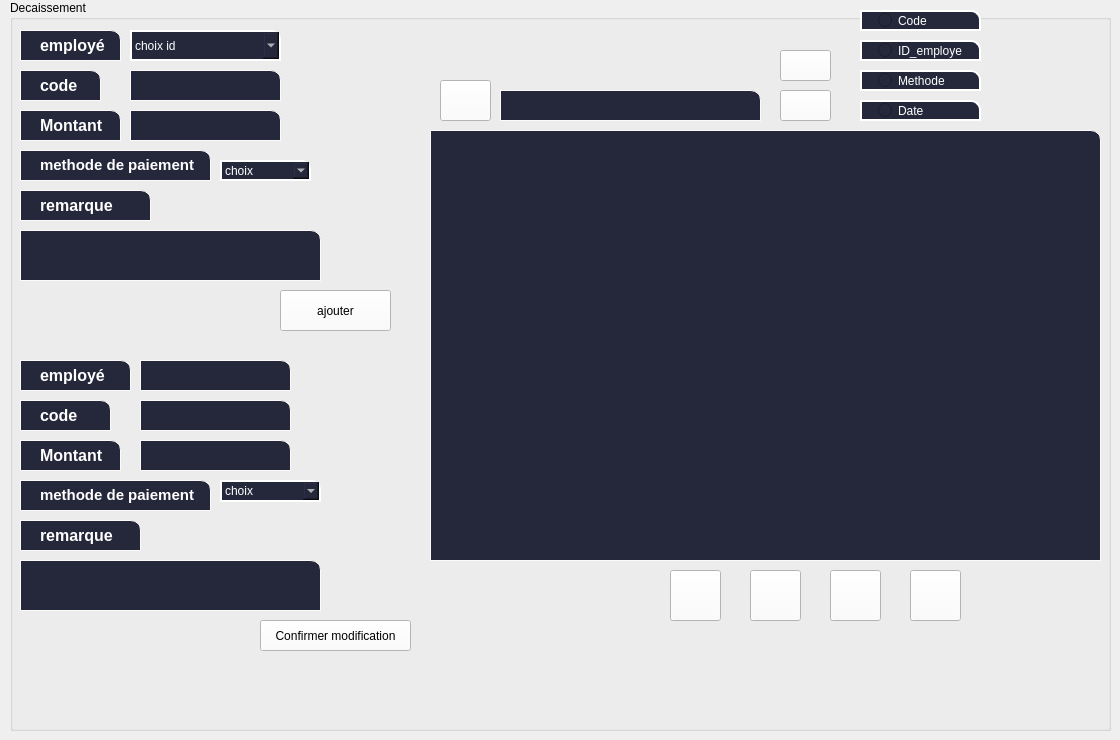
    <widget class="QWidget" name="Decaissement">
     <attribute name="title">
      <string>Decaissement</string>
     </attribute>
     <widget class="QGroupBox" name="groupBox_2">
      <property name="geometry">
       <rect>
        <x>10</x>
        <y>0</y>
        <width>1101</width>
        <height>731</height>
       </rect>
      </property>
      <property name="title">
       <string>Decaissement</string>
      </property>
      <widget class="QLabel" name="label_6">
       <property name="geometry">
        <rect>
         <x>10</x>
         <y>70</y>
         <width>81</width>
         <height>31</height>
        </rect>
       </property>
       <property name="styleSheet">
        <string notr="true">QLabel{

background-color:#25283b;



border:1px solid rgb(255, 250, 250);

color:rgb(255, 255, 255);

padding-left:16px;

border:1px solid rgb(255, 250, 250);

border-top-right-radius:10px;

border-down-right-radius:10px;

}

QLabel:focus{

border: 1px solid rgb(180, 180, 180);

}</string>
       </property>
       <property name="text">
        <string>&lt;html&gt;&lt;head/&gt;&lt;body&gt;&lt;p&gt;&lt;span style=&quot; font-size:12pt; font-weight:600;&quot;&gt;code&lt;/span&gt;&lt;/p&gt;&lt;/body&gt;&lt;/html&gt;</string>
       </property>
      </widget>
      <widget class="QLineEdit" name="code_decaissement">
       <property name="geometry">
        <rect>
         <x>120</x>
         <y>70</y>
         <width>151</width>
         <height>31</height>
        </rect>
       </property>
       <property name="styleSheet">
        <string notr="true">QLineEdit{

background-color:#25283b;



border:1px solid rgb(255, 250, 250);

color:rgb(255, 255, 255);

padding-left:16px;

border:1px solid rgb(255, 250, 250);

border-top-right-radius:10px;

border-down-right-radius:10px;

}

QLineEdit:focus{

border: 1px solid rgb(180, 180, 180);

}</string>
       </property>
      </widget>
      <widget class="QPushButton" name="pushButton_10">
       <property name="geometry">
        <rect>
         <x>770</x>
         <y>50</y>
         <width>51</width>
         <height>31</height>
        </rect>
       </property>
       <property name="styleSheet">
        <string notr="true">QPushButton{font:10pt &quot;MS Shell Dlg 2&quot;;
background-color:rgb(255,250,250);
background-image:url(C:/Users/asus/Desktop/copie1/asc);
background-position:left center;
background-repeat:no-repeat;}
QPushButton:hover:!pressed
{

	 border: 1px solid blue;
background-color: rgb(0, 0, 255);
}



QPushButton:hover::pressed
{

	 border: 1px solid green;
background-color: rgb(0, 255,0);
}</string>
       </property>
       <property name="text">
        <string/>
       </property>
      </widget>
      <widget class="QLabel" name="label_8">
       <property name="geometry">
        <rect>
         <x>10</x>
         <y>110</y>
         <width>101</width>
         <height>31</height>
        </rect>
       </property>
       <property name="styleSheet">
        <string notr="true">QLabel{

background-color:#25283b;



border:1px solid rgb(255, 250, 250);

color:rgb(255, 255, 255);

padding-left:16px;

border:1px solid rgb(255, 250, 250);

border-top-right-radius:10px;

border-down-right-radius:10px;

}

QLabel:focus{

border: 1px solid rgb(180, 180, 180);

}</string>
       </property>
       <property name="text">
        <string>&lt;html&gt;&lt;head/&gt;&lt;body&gt;&lt;p&gt;&lt;span style=&quot; font-size:12pt; font-weight:600;&quot;&gt;Montant&lt;/span&gt;&lt;/p&gt;&lt;/body&gt;&lt;/html&gt;</string>
       </property>
      </widget>
      <widget class="QLabel" name="label_10">
       <property name="geometry">
        <rect>
         <x>10</x>
         <y>30</y>
         <width>101</width>
         <height>31</height>
        </rect>
       </property>
       <property name="styleSheet">
        <string notr="true">QLabel{

background-color:#25283b;



border:1px solid rgb(255, 250, 250);

color:rgb(255, 255, 255);

padding-left:16px;

border:1px solid rgb(255, 250, 250);

border-top-right-radius:10px;

border-down-right-radius:10px;

}

QLabel:focus{

border: 1px solid rgb(180, 180, 180);

}</string>
       </property>
       <property name="text">
        <string>&lt;html&gt;&lt;head/&gt;&lt;body&gt;&lt;p&gt;&lt;span style=&quot; font-size:12pt; font-weight:600;&quot;&gt;employé&lt;/span&gt;&lt;/p&gt;&lt;/body&gt;&lt;/html&gt;</string>
       </property>
      </widget>
      <widget class="QLabel" name="label_9">
       <property name="geometry">
        <rect>
         <x>10</x>
         <y>150</y>
         <width>191</width>
         <height>31</height>
        </rect>
       </property>
       <property name="styleSheet">
        <string notr="true">QLabel{

background-color:#25283b;



border:1px solid rgb(255, 250, 250);

color:rgb(255, 255, 255);

padding-left:16px;

border:1px solid rgb(255, 250, 250);

border-top-right-radius:10px;

border-down-right-radius:10px;

}

QLabel:focus{

border: 1px solid rgb(180, 180, 180);

}</string>
       </property>
       <property name="text">
        <string>&lt;html&gt;&lt;head/&gt;&lt;body&gt;&lt;p&gt;&lt;span style=&quot; font-size:11pt; font-weight:600;&quot;&gt;methode de paiement&lt;/span&gt;&lt;/p&gt;&lt;/body&gt;&lt;/html&gt;</string>
       </property>
      </widget>
      <widget class="QPushButton" name="pushButton_11">
       <property name="geometry">
        <rect>
         <x>270</x>
         <y>290</y>
         <width>111</width>
         <height>41</height>
        </rect>
       </property>
       <property name="styleSheet">
        <string notr="true">QPushButton{font:12pt &quot;MS Shell Dlg 2&quot;;
background-color:rgb(255,250,250);}
QPushButton:hover:!pressed
{

	 border: 1px solid yellow;
background-color: rgb(255, 255, 127);
}



QPushButton:hover::pressed
{

	 border: 1px solid green;
background-color: rgb(0, 255,0);
}</string>
       </property>
       <property name="text">
        <string>ajouter</string>
       </property>
      </widget>
      <widget class="QPushButton" name="pdf_dec">
       <property name="geometry">
        <rect>
         <x>820</x>
         <y>570</y>
         <width>51</width>
         <height>51</height>
        </rect>
       </property>
       <property name="styleSheet">
        <string notr="true">QPushButton{font:10pt &quot;MS Shell Dlg 2&quot;;
background-image:url(C:/Users/asus/Desktop/copie1/pdf);
background-color:rgb(255,250,250);}
QPushButton:hover:!pressed
{

	 border: 1px solid blue;
background-color: rgb(0, 0, 255);
}



QPushButton:hover::pressed
{

	 border: 1px solid green;

}</string>
       </property>
       <property name="text">
        <string/>
       </property>
      </widget>
      <widget class="QLineEdit" name="montant_decaissement">
       <property name="geometry">
        <rect>
         <x>120</x>
         <y>110</y>
         <width>151</width>
         <height>31</height>
        </rect>
       </property>
       <property name="styleSheet">
        <string notr="true">QLineEdit{

background-color:#25283b;



border:1px solid rgb(255, 250, 250);

color:rgb(255, 255, 255);

padding-left:16px;

border:1px solid rgb(255, 250, 250);

border-top-right-radius:10px;

border-down-right-radius:10px;

}

QLineEdit:focus{

border: 1px solid rgb(180, 180, 180);

}</string>
       </property>
      </widget>
      <widget class="QComboBox" name="methode_decaissement">
       <property name="geometry">
        <rect>
         <x>210</x>
         <y>160</y>
         <width>91</width>
         <height>21</height>
        </rect>
       </property>
       <property name="styleSheet">
        <string notr="true">QComboBox{
background-color:#25283b;

border:2px solid rgb(255,255,255);
color:rgb(255, 255, 255);
padding-left:16px;
border-top-right-radius:10px;
border-down-right-radius:10px;
padding: 1px 0px 1px 3px;

}
QComboBox:focus{
border: 1px solid rgb(180, 180, 180);
color:rgb(255, 255, 255);

}
QListView
{
  color: white;
}</string>
       </property>
       <item>
        <property name="text">
         <string>choix</string>
        </property>
       </item>
       <item>
        <property name="text">
         <string>virement</string>
        </property>
       </item>
       <item>
        <property name="text">
         <string>cheque</string>
        </property>
       </item>
       <item>
        <property name="text">
         <string>carte bancaire</string>
        </property>
       </item>
       <item>
        <property name="text">
         <string>espece</string>
        </property>
       </item>
      </widget>
      <widget class="QLabel" name="label_2">
       <property name="geometry">
        <rect>
         <x>10</x>
         <y>190</y>
         <width>131</width>
         <height>31</height>
        </rect>
       </property>
       <property name="styleSheet">
        <string notr="true">QLabel{

background-color:#25283b;



border:1px solid rgb(255, 250, 250);

color:rgb(255, 255, 255);

padding-left:16px;

border:1px solid rgb(255, 250, 250);

border-top-right-radius:10px;

border-down-right-radius:10px;

}

QLabel:focus{

border: 1px solid rgb(180, 180, 180);

}</string>
       </property>
       <property name="text">
        <string>&lt;html&gt;&lt;head/&gt;&lt;body&gt;&lt;p&gt;&lt;span style=&quot; font-size:12pt; font-weight:600;&quot;&gt;remarque&lt;/span&gt;&lt;/p&gt;&lt;/body&gt;&lt;/html&gt;</string>
       </property>
      </widget>
      <widget class="QLineEdit" name="remarque_decaissement">
       <property name="geometry">
        <rect>
         <x>10</x>
         <y>230</y>
         <width>301</width>
         <height>51</height>
        </rect>
       </property>
       <property name="styleSheet">
        <string notr="true">QLineEdit{

background-color:#25283b;



border:1px solid rgb(255, 250, 250);

color:rgb(255, 255, 255);

padding-left:16px;

border:1px solid rgb(255, 250, 250);

border-top-right-radius:10px;

border-down-right-radius:10px;

}

QLineEdit:focus{

border: 1px solid rgb(180, 180, 180);

}</string>
       </property>
      </widget>
      <widget class="QTableView" name="tab_de">
       <property name="geometry">
        <rect>
         <x>420</x>
         <y>130</y>
         <width>671</width>
         <height>431</height>
        </rect>
       </property>
       <property name="styleSheet">
        <string notr="true">QTableView{

background-color:#25283b;



border:1px solid rgb(255, 250, 250);

color:rgb(255, 255, 255);

padding-left:16px;

border:1px solid rgb(255, 250, 250);

border-top-right-radius:10px;

border-down-right-radius:10px;

}

QTableView:focus{

border: 1px solid rgb(180, 180, 180);

}</string>
       </property>
       <property name="selectionBehavior">
        <enum>QAbstractItemView::SelectRows</enum>
       </property>
       <attribute name="horizontalHeaderMinimumSectionSize">
        <number>75</number>
       </attribute>
       <attribute name="horizontalHeaderDefaultSectionSize">
        <number>108</number>
       </attribute>
       <attribute name="horizontalHeaderHighlightSections">
        <bool>false</bool>
       </attribute>
       <attribute name="horizontalHeaderStretchLastSection">
        <bool>true</bool>
       </attribute>
       <attribute name="verticalHeaderVisible">
        <bool>false</bool>
       </attribute>
       <attribute name="verticalHeaderMinimumSectionSize">
        <number>80</number>
       </attribute>
       <attribute name="verticalHeaderDefaultSectionSize">
        <number>80</number>
       </attribute>
       <attribute name="verticalHeaderHighlightSections">
        <bool>false</bool>
       </attribute>
      </widget>
      <widget class="QStackedWidget" name="stackedWidget">
       <property name="geometry">
        <rect>
         <x>10</x>
         <y>350</y>
         <width>401</width>
         <height>331</height>
        </rect>
       </property>
       <property name="currentIndex">
        <number>2</number>
       </property>
       <widget class="QWidget" name="page"/>
       <widget class="QWidget" name="page_3"/>
       <widget class="QWidget" name="page_2">
        <widget class="QLineEdit" name="montant_decaissement_2">
         <property name="geometry">
          <rect>
           <x>120</x>
           <y>90</y>
           <width>151</width>
           <height>31</height>
          </rect>
         </property>
         <property name="styleSheet">
          <string notr="true">QLineEdit{

background-color:#25283b;



border:1px solid rgb(255, 250, 250);

color:rgb(255, 255, 255);

padding-left:16px;

border:1px solid rgb(255, 250, 250);

border-top-right-radius:10px;

border-down-right-radius:10px;

}

QLineEdit:focus{

border: 1px solid rgb(180, 180, 180);

}</string>
         </property>
        </widget>
        <widget class="QLineEdit" name="code_decaissement_2">
         <property name="enabled">
          <bool>false</bool>
         </property>
         <property name="geometry">
          <rect>
           <x>120</x>
           <y>50</y>
           <width>151</width>
           <height>31</height>
          </rect>
         </property>
         <property name="styleSheet">
          <string notr="true">QLineEdit{

background-color:#25283b;



border:1px solid rgb(255, 250, 250);

color:rgb(255, 255, 255);

padding-left:16px;

border:1px solid rgb(255, 250, 250);

border-top-right-radius:10px;

border-down-right-radius:10px;

}

QLineEdit:focus{

border: 1px solid rgb(180, 180, 180);

}</string>
         </property>
        </widget>
        <widget class="QLineEdit" name="id_em_dec_2">
         <property name="enabled">
          <bool>false</bool>
         </property>
         <property name="geometry">
          <rect>
           <x>120</x>
           <y>10</y>
           <width>151</width>
           <height>31</height>
          </rect>
         </property>
         <property name="styleSheet">
          <string notr="true">QLineEdit{

background-color:#25283b;



border:1px solid rgb(255, 250, 250);

color:rgb(255, 255, 255);

padding-left:16px;

border:1px solid rgb(255, 250, 250);

border-top-right-radius:10px;

border-down-right-radius:10px;

}

QLineEdit:focus{

border: 1px solid rgb(180, 180, 180);

}</string>
         </property>
        </widget>
        <widget class="QLabel" name="label_12">
         <property name="geometry">
          <rect>
           <x>0</x>
           <y>10</y>
           <width>111</width>
           <height>31</height>
          </rect>
         </property>
         <property name="styleSheet">
          <string notr="true">QLabel{

background-color:#25283b;



border:1px solid rgb(255, 250, 250);

color:rgb(255, 255, 255);

padding-left:16px;

border:1px solid rgb(255, 250, 250);

border-top-right-radius:10px;

border-down-right-radius:10px;

}

QLabel:focus{

border: 1px solid rgb(180, 180, 180);

}</string>
         </property>
         <property name="text">
          <string>&lt;html&gt;&lt;head/&gt;&lt;body&gt;&lt;p&gt;&lt;span style=&quot; font-size:12pt; font-weight:600;&quot;&gt;employé&lt;/span&gt;&lt;/p&gt;&lt;/body&gt;&lt;/html&gt;</string>
         </property>
        </widget>
        <widget class="QLineEdit" name="remarque_decaissement_2">
         <property name="geometry">
          <rect>
           <x>0</x>
           <y>210</y>
           <width>301</width>
           <height>51</height>
          </rect>
         </property>
         <property name="styleSheet">
          <string notr="true">QLineEdit{

background-color:#25283b;



border:1px solid rgb(255, 250, 250);

color:rgb(255, 255, 255);

padding-left:16px;

border:1px solid rgb(255, 250, 250);

border-top-right-radius:10px;

border-down-right-radius:10px;

}

QLineEdit:focus{

border: 1px solid rgb(180, 180, 180);

}</string>
         </property>
        </widget>
        <widget class="QLabel" name="label_13">
         <property name="geometry">
          <rect>
           <x>0</x>
           <y>90</y>
           <width>101</width>
           <height>31</height>
          </rect>
         </property>
         <property name="styleSheet">
          <string notr="true">QLabel{

background-color:#25283b;



border:1px solid rgb(255, 250, 250);

color:rgb(255, 255, 255);

padding-left:16px;

border:1px solid rgb(255, 250, 250);

border-top-right-radius:10px;

border-down-right-radius:10px;

}

QLabel:focus{

border: 1px solid rgb(180, 180, 180);

}
</string>
         </property>
         <property name="text">
          <string>&lt;html&gt;&lt;head/&gt;&lt;body&gt;&lt;p&gt;&lt;span style=&quot; font-size:12pt; font-weight:600;&quot;&gt;Montant&lt;/span&gt;&lt;/p&gt;&lt;/body&gt;&lt;/html&gt;</string>
         </property>
        </widget>
        <widget class="QLabel" name="label_7">
         <property name="geometry">
          <rect>
           <x>0</x>
           <y>50</y>
           <width>91</width>
           <height>31</height>
          </rect>
         </property>
         <property name="styleSheet">
          <string notr="true">QLabel{

background-color:#25283b;



border:1px solid rgb(255, 250, 250);

color:rgb(255, 255, 255);

padding-left:16px;

border:1px solid rgb(255, 250, 250);

border-top-right-radius:10px;

border-down-right-radius:10px;

}

QLabel:focus{

border: 1px solid rgb(180, 180, 180);

}</string>
         </property>
         <property name="text">
          <string>&lt;html&gt;&lt;head/&gt;&lt;body&gt;&lt;p&gt;&lt;span style=&quot; font-size:12pt; font-weight:600;&quot;&gt;code&lt;/span&gt;&lt;/p&gt;&lt;/body&gt;&lt;/html&gt;</string>
         </property>
        </widget>
        <widget class="QLabel" name="label_15">
         <property name="geometry">
          <rect>
           <x>0</x>
           <y>130</y>
           <width>191</width>
           <height>31</height>
          </rect>
         </property>
         <property name="styleSheet">
          <string notr="true">QLabel{

background-color:#25283b;



border:1px solid rgb(255, 250, 250);

color:rgb(255, 255, 255);

padding-left:16px;

border:1px solid rgb(255, 250, 250);

border-top-right-radius:10px;

border-down-right-radius:10px;

}

QLabel:focus{

border: 1px solid rgb(180, 180, 180);

}
</string>
         </property>
         <property name="text">
          <string>&lt;html&gt;&lt;head/&gt;&lt;body&gt;&lt;p&gt;&lt;span style=&quot; font-size:11pt; font-weight:600;&quot;&gt;methode de paiement&lt;/span&gt;&lt;/p&gt;&lt;/body&gt;&lt;/html&gt;</string>
         </property>
        </widget>
        <widget class="QComboBox" name="methode_decaissement_3">
         <property name="geometry">
          <rect>
           <x>200</x>
           <y>130</y>
           <width>101</width>
           <height>22</height>
          </rect>
         </property>
         <property name="styleSheet">
          <string notr="true">QComboBox{
background-color:#25283b;

border:2px solid rgb(255,255,255);
color:rgb(255, 255, 255);
padding-left:16px;
border-top-right-radius:10px;
border-down-right-radius:10px;
padding: 1px 0px 1px 3px;

}
QComboBox:focus{
border: 1px solid rgb(180, 180, 180);
color:rgb(255, 255, 255);

}
QListView
{
  color: white;
}</string>
         </property>
         <item>
          <property name="text">
           <string>choix</string>
          </property>
         </item>
         <item>
          <property name="text">
           <string>virement</string>
          </property>
         </item>
         <item>
          <property name="text">
           <string>cheque</string>
          </property>
         </item>
         <item>
          <property name="text">
           <string>carte bancaire</string>
          </property>
         </item>
         <item>
          <property name="text">
           <string>espece</string>
          </property>
         </item>
        </widget>
        <widget class="QLabel" name="label_4">
         <property name="geometry">
          <rect>
           <x>0</x>
           <y>170</y>
           <width>121</width>
           <height>31</height>
          </rect>
         </property>
         <property name="styleSheet">
          <string notr="true">QLabel{

background-color:#25283b;



border:1px solid rgb(255, 250, 250);

color:rgb(255, 255, 255);

padding-left:16px;

border:1px solid rgb(255, 250, 250);

border-top-right-radius:10px;

border-down-right-radius:10px;

}

QLabel:focus{

border: 1px solid rgb(180, 180, 180);

}</string>
         </property>
         <property name="text">
          <string>&lt;html&gt;&lt;head/&gt;&lt;body&gt;&lt;p&gt;&lt;span style=&quot; font-size:12pt; font-weight:600;&quot;&gt;remarque&lt;/span&gt;&lt;/p&gt;&lt;/body&gt;&lt;/html&gt;</string>
         </property>
        </widget>
        <widget class="QPushButton" name="pushButton_12">
         <property name="geometry">
          <rect>
           <x>240</x>
           <y>270</y>
           <width>151</width>
           <height>31</height>
          </rect>
         </property>
         <property name="styleSheet">
          <string notr="true">QPushButton{font:10pt &quot;MS Shell Dlg 2&quot;;
background-color:rgb(255,250,250);}
QPushButton:hover:!pressed
{

	 border: 1px solid blue;
background-color: rgb(0, 0, 255);
}



QPushButton:hover::pressed
{

	 border: 1px solid green;
background-color: rgb(0, 255,0);
}</string>
         </property>
         <property name="text">
          <string>Confirmer modification</string>
         </property>
        </widget>
       </widget>
      </widget>
      <widget class="QPushButton" name="pushButton_14">
       <property name="geometry">
        <rect>
         <x>770</x>
         <y>90</y>
         <width>51</width>
         <height>31</height>
        </rect>
       </property>
       <property name="styleSheet">
        <string notr="true">QPushButton{font:10pt &quot;MS Shell Dlg 2&quot;;
background-color:rgb(255,250,250);
background-image:url(C:/Users/asus/Desktop/copie1/desc);
background-position:left center;
background-repeat:no-repeat}
QPushButton:hover:!pressed
{

	 border: 1px solid blue;
background-color: rgb(0, 0, 255);
}



QPushButton:hover::pressed
{

	 border: 1px solid green;
background-color: rgb(0, 255,0);
}</string>
       </property>
       <property name="text">
        <string/>
       </property>
      </widget>
      <widget class="QLineEdit" name="recherche_2">
       <property name="geometry">
        <rect>
         <x>490</x>
         <y>90</y>
         <width>261</width>
         <height>31</height>
        </rect>
       </property>
       <property name="styleSheet">
        <string notr="true">QLineEdit{

background-color:#25283b;



border:1px solid rgb(255, 250, 250);

color:rgb(255, 255, 255);

padding-left:16px;

border:1px solid rgb(255, 250, 250);

border-top-right-radius:10px;

border-down-right-radius:10px;

}

QLineEdit:focus{

border: 1px solid rgb(180, 180, 180);

}</string>
       </property>
       <property name="text">
        <string/>
       </property>
      </widget>
      <widget class="QPushButton" name="supprimer_2">
       <property name="geometry">
        <rect>
         <x>740</x>
         <y>570</y>
         <width>51</width>
         <height>51</height>
        </rect>
       </property>
       <property name="styleSheet">
        <string notr="true">QPushButton{font:10pt &quot;MS Shell Dlg 2&quot;;
background-image:url(C:/Users/asus/Desktop/copie1/sup);
background-color:rgb(255,250,250);}
QPushButton:hover:!pressed
{

	 border: 1px solid red;
background-color: rgb(255, 0, 0);
}



QPushButton:hover::pressed
{

	 border: 1px solid green;


}</string>
       </property>
       <property name="text">
        <string/>
       </property>
      </widget>
      <widget class="QPushButton" name="pushButton_16">
       <property name="geometry">
        <rect>
         <x>660</x>
         <y>570</y>
         <width>51</width>
         <height>51</height>
        </rect>
       </property>
       <property name="styleSheet">
        <string notr="true">QPushButton{font:10pt &quot;MS Shell Dlg 2&quot;;
background-image:url(C:/Users/asus/Desktop/copie1/modi);

background-color:rgb(255,250,250);}
QPushButton:hover:!pressed
{

	 border: 1px solid blue;
background-color: rgb(0, 0, 255);
}



QPushButton:hover::pressed
{

	 border: 1px solid green;

}
</string>
       </property>
       <property name="text">
        <string/>
       </property>
      </widget>
      <widget class="QStackedWidget" name="stackedWidget_4">
       <property name="geometry">
        <rect>
         <x>840</x>
         <y>10</y>
         <width>181</width>
         <height>111</height>
        </rect>
       </property>
       <property name="currentIndex">
        <number>2</number>
       </property>
       <widget class="QWidget" name="page_11">
        <widget class="QRadioButton" name="radioButton_13">
         <property name="geometry">
          <rect>
           <x>10</x>
           <y>30</y>
           <width>121</width>
           <height>21</height>
          </rect>
         </property>
         <property name="styleSheet">
          <string notr="true">QRadioButton{
background-color:#25283b;

border:2px solid rgb(255,255,255);
color:rgb(255, 255, 255);
padding-left:16px;
border-top-right-radius:10px;
border-down-right-radius:10px;
}
QRadioButton:focus{
border: 1px solid rgb(255, 255, 255);
}
QRadioButton:pressed {
border:2px solid rgb(179, 34, 58);


}</string>
         </property>
         <property name="text">
          <string>ID_employe</string>
         </property>
        </widget>
        <widget class="QRadioButton" name="radioButton_14">
         <property name="geometry">
          <rect>
           <x>10</x>
           <y>90</y>
           <width>121</width>
           <height>21</height>
          </rect>
         </property>
         <property name="styleSheet">
          <string notr="true">QRadioButton{
background-color:#25283b;

border:2px solid rgb(255,255,255);
color:rgb(255, 255, 255);
padding-left:16px;
border-top-right-radius:10px;
border-down-right-radius:10px;
}
QRadioButton:focus{
border: 1px solid rgb(255, 255, 255);
}
QRadioButton:pressed {
border:2px solid rgb(179, 34, 58);


}</string>
         </property>
         <property name="text">
          <string>Date</string>
         </property>
        </widget>
        <widget class="QRadioButton" name="radioButton_15">
         <property name="geometry">
          <rect>
           <x>10</x>
           <y>60</y>
           <width>121</width>
           <height>21</height>
          </rect>
         </property>
         <property name="styleSheet">
          <string notr="true">QRadioButton{
background-color:#25283b;

border:2px solid rgb(255,255,255);
color:rgb(255, 255, 255);
padding-left:16px;
border-top-right-radius:10px;
border-down-right-radius:10px;
}
QRadioButton:focus{
border: 1px solid rgb(255, 255, 255);
}
QRadioButton:pressed {
border:2px solid rgb(179, 34, 58);


}
</string>
         </property>
         <property name="text">
          <string>Methode</string>
         </property>
        </widget>
        <widget class="QRadioButton" name="radioButton_16">
         <property name="geometry">
          <rect>
           <x>10</x>
           <y>0</y>
           <width>121</width>
           <height>21</height>
          </rect>
         </property>
         <property name="styleSheet">
          <string notr="true">QRadioButton{
background-color:#25283b;

border:2px solid rgb(255,255,255);
color:rgb(255, 255, 255);
padding-left:16px;
border-top-right-radius:10px;
border-down-right-radius:10px;
}
QRadioButton:focus{
border: 1px solid rgb(255, 255, 255);
}
QRadioButton:pressed {
border:2px solid rgb(179, 34, 58);


}</string>
         </property>
         <property name="text">
          <string>Code</string>
         </property>
        </widget>
       </widget>
       <widget class="QWidget" name="page_13"/>
       <widget class="QWidget" name="page_12">
        <widget class="QRadioButton" name="radioButton_9">
         <property name="geometry">
          <rect>
           <x>10</x>
           <y>30</y>
           <width>121</width>
           <height>21</height>
          </rect>
         </property>
         <property name="styleSheet">
          <string notr="true">QRadioButton{
background-color:#25283b;

border:2px solid rgb(255,255,255);
color:rgb(255, 255, 255);
padding-left:16px;
border-top-right-radius:10px;
border-down-right-radius:10px;
}
QRadioButton:focus{
border: 1px solid rgb(255, 255, 255);
}
QRadioButton:pressed {
border:2px solid rgb(179, 34, 58);


}</string>
         </property>
         <property name="text">
          <string>ID_employe</string>
         </property>
        </widget>
        <widget class="QRadioButton" name="radioButton_10">
         <property name="geometry">
          <rect>
           <x>10</x>
           <y>90</y>
           <width>121</width>
           <height>21</height>
          </rect>
         </property>
         <property name="styleSheet">
          <string notr="true">QRadioButton{
background-color:#25283b;

border:2px solid rgb(255,255,255);
color:rgb(255, 255, 255);
padding-left:16px;
border-top-right-radius:10px;
border-down-right-radius:10px;
}
QRadioButton:focus{
border: 1px solid rgb(255, 255, 255);
}
QRadioButton:pressed {
border:2px solid rgb(179, 34, 58);


}</string>
         </property>
         <property name="text">
          <string>Date</string>
         </property>
        </widget>
        <widget class="QRadioButton" name="radioButton_11">
         <property name="geometry">
          <rect>
           <x>10</x>
           <y>60</y>
           <width>121</width>
           <height>21</height>
          </rect>
         </property>
         <property name="styleSheet">
          <string notr="true">QRadioButton{
background-color:#25283b;

border:2px solid rgb(255,255,255);
color:rgb(255, 255, 255);
padding-left:16px;
border-top-right-radius:10px;
border-down-right-radius:10px;
}
QRadioButton:focus{
border: 1px solid rgb(255, 255, 255);
}
QRadioButton:pressed {
border:2px solid rgb(179, 34, 58);


}
</string>
         </property>
         <property name="text">
          <string>Methode</string>
         </property>
        </widget>
        <widget class="QRadioButton" name="radioButton_12">
         <property name="geometry">
          <rect>
           <x>10</x>
           <y>0</y>
           <width>121</width>
           <height>21</height>
          </rect>
         </property>
         <property name="styleSheet">
          <string notr="true">QRadioButton{
background-color:#25283b;

border:2px solid rgb(255,255,255);
color:rgb(255, 255, 255);
padding-left:16px;
border-top-right-radius:10px;
border-down-right-radius:10px;
}
QRadioButton:focus{
border: 1px solid rgb(255, 255, 255);
}
QRadioButton:pressed {
border:2px solid rgb(179, 34, 58);


}</string>
         </property>
         <property name="text">
          <string>Code</string>
         </property>
        </widget>
       </widget>
      </widget>
      <widget class="QPushButton" name="pushButton_3">
       <property name="geometry">
        <rect>
         <x>430</x>
         <y>80</y>
         <width>51</width>
         <height>41</height>
        </rect>
       </property>
       <property name="styleSheet">
        <string notr="true">QPushButton{font:10pt &quot;MS Shell Dlg 2&quot;;
background-image:url(C:/Users/asus/Desktop/copie1/rech);

background-color:rgb(255,250,250);}




QPushButton:hover::pressed
{

	 border: 1px solid green;

}
</string>
       </property>
       <property name="text">
        <string/>
       </property>
      </widget>
      <widget class="QComboBox" name="comboBox_4">
       <property name="geometry">
        <rect>
         <x>120</x>
         <y>30</y>
         <width>151</width>
         <height>31</height>
        </rect>
       </property>
       <property name="styleSheet">
        <string notr="true">QComboBox{
background-color:#25283b;

border:2px solid rgb(255,255,255);
color:rgb(255, 255, 255);
padding-left:16px;
border-top-right-radius:10px;
border-down-right-radius:10px;
padding: 1px 0px 1px 3px;

}
QComboBox:focus{
border: 1px solid rgb(180, 180, 180);
color:rgb(255, 255, 255);

}
QListView
{
  color: white;
}</string>
       </property>
       <item>
        <property name="text">
         <string>choix id</string>
        </property>
       </item>
       <item>
        <property name="text">
         <string>1</string>
        </property>
       </item>
       <item>
        <property name="text">
         <string>2</string>
        </property>
       </item>
       <item>
        <property name="text">
         <string>12</string>
        </property>
       </item>
       <item>
        <property name="text">
         <string>82</string>
        </property>
       </item>
       <item>
        <property name="text">
         <string>88</string>
        </property>
       </item>
       <item>
        <property name="text">
         <string>54</string>
        </property>
       </item>
       <item>
        <property name="text">
         <string>7</string>
        </property>
       </item>
      </widget>
      <widget class="QPushButton" name="pushButton_7">
       <property name="geometry">
        <rect>
         <x>900</x>
         <y>570</y>
         <width>51</width>
         <height>51</height>
        </rect>
       </property>
       <property name="styleSheet">
        <string notr="true">QPushButton{font:10pt &quot;MS Shell Dlg 2&quot;;
background-image:url(C:/Users/asus/Desktop/copie1/stat);
background-color:rgb(255,250,250);}
QPushButton:hover:!pressed
{

	 border: 1px solid blue;
background-color: rgb(0, 0, 255);
}



QPushButton:hover::pressed
{

	 border: 1px solid green;
background-color: rgb(0, 255,0);
}</string>
       </property>
       <property name="text">
        <string/>
       </property>
      </widget>
     </widget>
    </widget>
